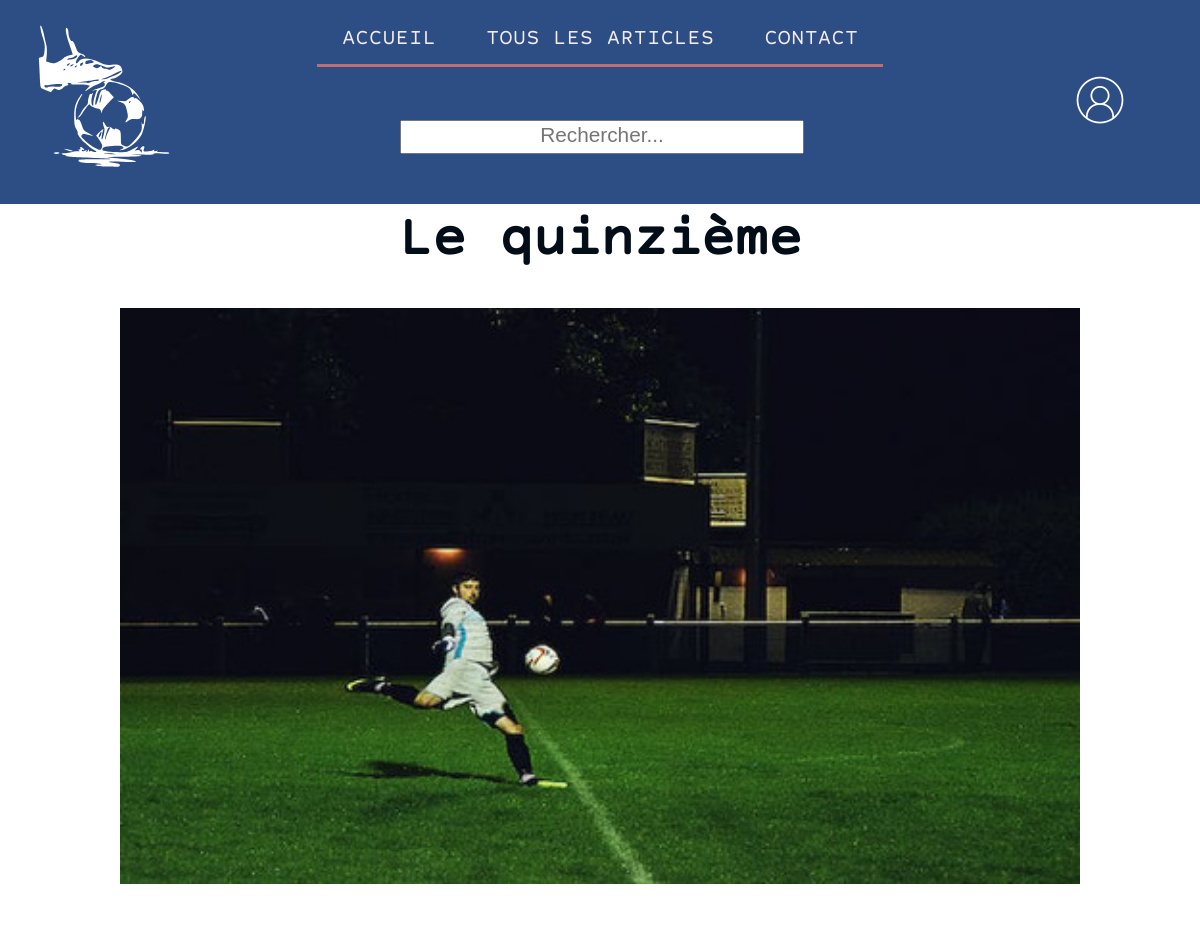
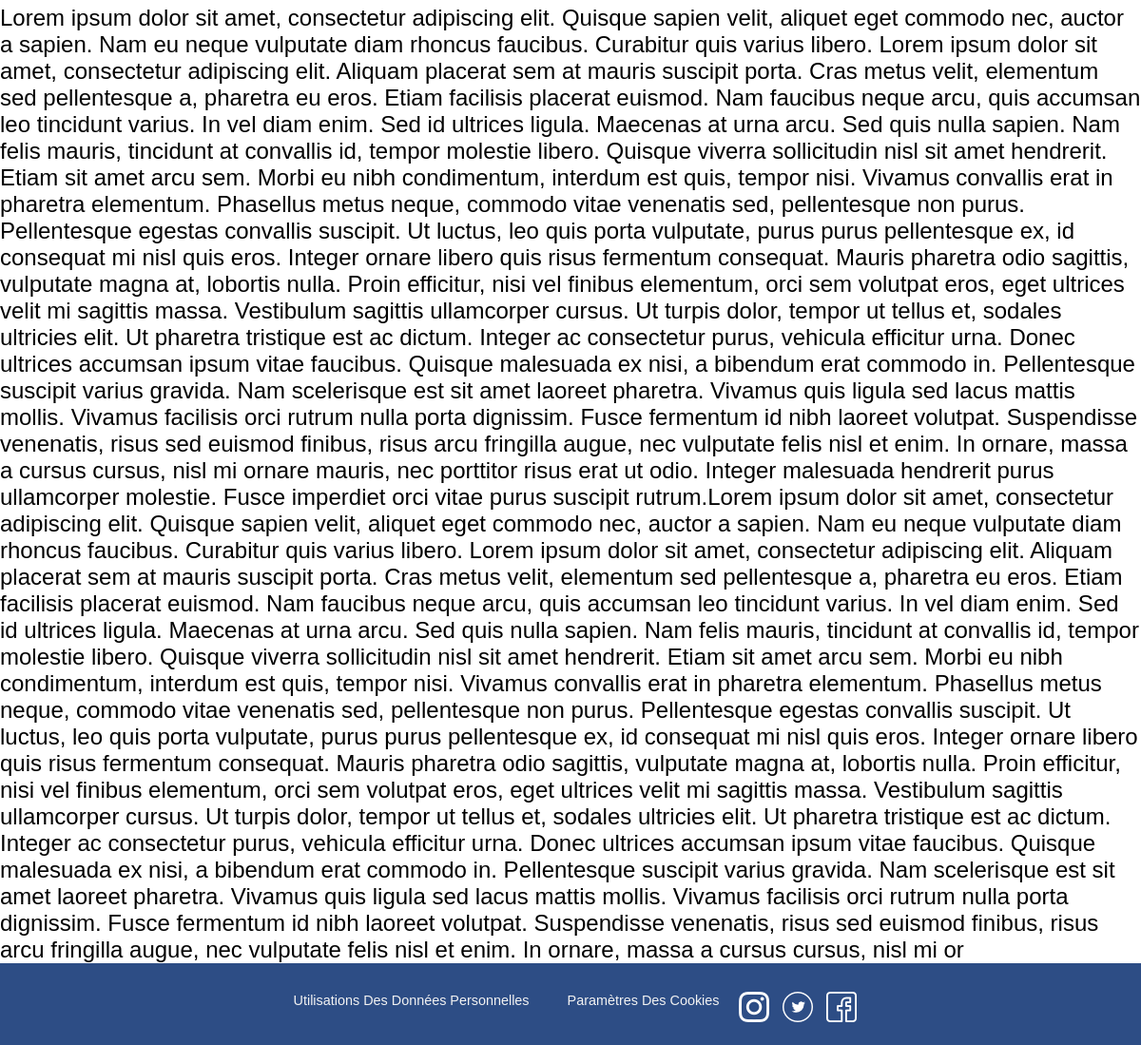
Page /?action=articledetails&id=19 on the committed database (2 pictures, top to bottom).
### tables this page shows
CREATE TABLE `article` (
  `id_article` int(11) NOT NULL,
  `title` varchar(50) NOT NULL,
  `id_category` int(11) NOT NULL
);

CREATE TABLE `articlepicture` (
  `id_articlepicture` int(11) NOT NULL,
  `photo_link` varchar(255) NOT NULL,
  `alt` varchar(80) NOT NULL,
  `id_article` int(11) NOT NULL
);

CREATE TABLE `paragraph` (
  `id_paragraph` int(11) NOT NULL,
  `content` text NOT NULL,
  `id_article` int(11) NOT NULL
);

### app/models/Article.php (called while the page is built, shortened)
<?php
class Article extends DbConnect
{
    public function getArticleById($articleId)
    {
        $db = self::connect();
        $query = "SELECT a.*, p.content as paragraph, ap.photo_link as photo_link, ap.alt as photo_alt
        FROM article a
        LEFT JOIN paragraph p ON a.id_article = p.id_article
        LEFT JOIN articlepicture ap ON a.id_article = ap.id_article
        WHERE a.id_article = :id_article";
        $stmt = $db->prepare($query);
        $stmt->execute([':id_article' => $articleId]);
        $article = $stmt->fetch(PDO::FETCH_ASSOC);
        return $article;
    }
}
?>

### app/views/user/Article.php (the view)
<?php include 'layout/Header.php'; ?>
<main id="articledetails">
  <section>
    <div class="article">
      <h3>
        <?= $article['title'] ?>
      </h3>
      <div class="article-image">
        <img src="<?= $article['photo_link'] ?>" alt="<?= $article['photo_alt'] ?>">
      </div>
      <div class="article-content">
        <p>
          <?= $article['paragraph'] ?>
        </p>
      </div>
    </div>
  </section>
</main>
<?php include 'layout/Footer.php'; ?>

### public/css/style.css (style rules this page uses)
* { margin: 0 ; padding: 0; }
.container { max-width: 1200px; margin: 0 auto; }
:root { --vertprincipal: #c16e70; --texteblanc: #F2F2F2; --fond:#2d4d85; --fontfondblanc:#020d17; --border:#4A738C; --vertsecondaire:#92BF65; }
body { font-family: Arial, Helvetica, sans-serif; }
.article { width: 100%; }
.article h3 { font-size: 3.5rem; text-align: center; color:#020d17; font-family: 'courier_prime_sansregular'; margin-bottom: 30px; }
.article-image img { width: 100%; height:100%; margin-bottom: 30px; }
.article-content { font-size: 1.5rem; }
.article-image { display: flex; width: 80%; margin: 0 auto; margin-bottom: 30px; height: 100%; }

### rows in the picture
article: title "Le quinzième", articlepicture.photo_link (picture), paragraph.content "Lorem ipsum dolor sit amet, consectetur adipiscing elit. Quisque sapien velit, aliquet eget commodo nec, auctor a sapien. Nam eu neque vulputate diam rhoncus faucibus. Curabitur quis varius libero. Lorem ipsum dolor sit amet, consectetur adipiscing elit. Aliquam placerat sem at mauris suscipit porta. Cras metus velit, elementum sed pellentesque a, pharetra eu eros. Etiam facilisis placerat euismod. Nam faucibus neque arcu, quis accumsan leo tincidunt varius. In vel diam enim. Sed id ultrices ligula. Maecenas at urna arcu. Sed quis nulla sapien. Nam felis mauris, tincidunt at convallis id, tempor molestie libero. Quisque viverra sollicitudin nisl sit amet hendrerit. Etiam sit amet arcu sem.…"
